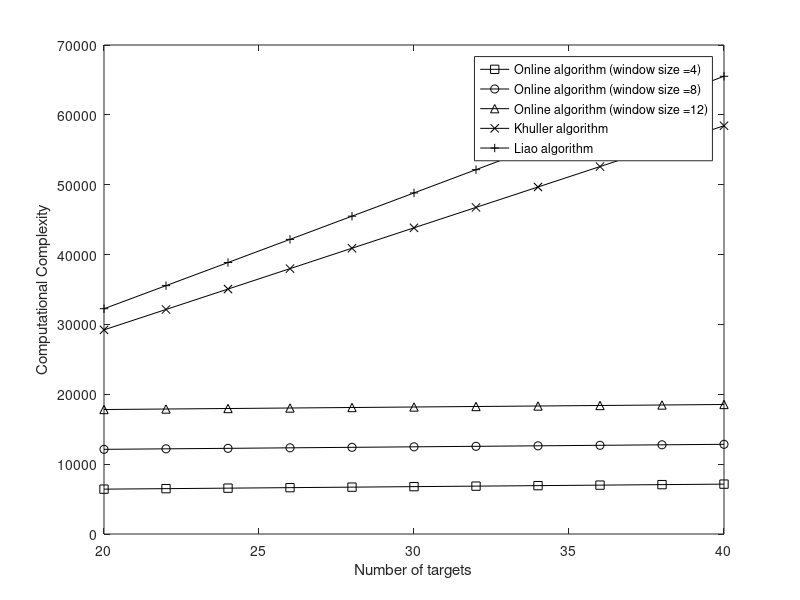

Reproduce this figure in MATLAB.
P = 36;
u1 = 4;
u2 = 8;
u3 = 12;
T = 20:2:40;
 
F1 = P*T + (P)^2.*T + (P).*T.*log(P);
F2 = P*T + [(P)^2*u1 + (P).*u1.*log(P)];
F3 = P*T + [(P)^2*u2 + (P).*u2.*log(P)];
F4 = P*T + [(P)^2*u3 + (P).*u3.*log(P)];
F5 = P*T+(P^2.*T + P*T)+(P*T+T).*log(P*T+T);
 figure(4);   
plot(T, F2,'ks-',T, F3, 'ko-',T,F4,'k^-',T,F1,'kx-',T,F5,'k+-');
xlabel('Number of targets');
ylabel('Computational Complexity');
%legend('offline','online', 'graph replication','Location','SouthEast');
hold on
legend('Online algorithm (window size =4)','Online algorithm (window size =8)','Online algorithm (window size =12)','Khuller algorithm','Liao algorithm');
